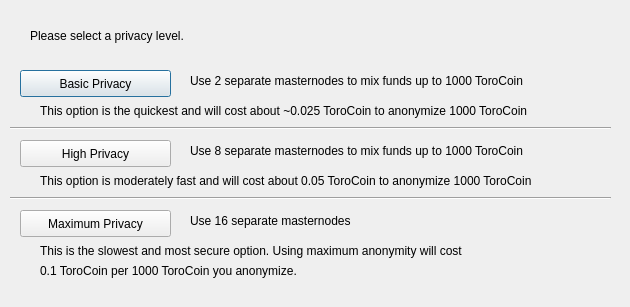
<?xml version="1.0" encoding="UTF-8"?>
<ui version="4.0">
 <class>DarksendConfig</class>
 <widget class="QDialog" name="DarksendConfig">
  <property name="geometry">
   <rect>
    <x>0</x>
    <y>0</y>
    <width>630</width>
    <height>307</height>
   </rect>
  </property>
  <property name="windowTitle">
   <string>Configure Darksend</string>
  </property>
  <widget class="QPushButton" name="buttonBasic">
   <property name="geometry">
    <rect>
     <x>20</x>
     <y>70</y>
     <width>151</width>
     <height>27</height>
    </rect>
   </property>
   <property name="text">
    <string>Basic Privacy</string>
   </property>
  </widget>
  <widget class="QPushButton" name="buttonHigh">
   <property name="geometry">
    <rect>
     <x>20</x>
     <y>140</y>
     <width>151</width>
     <height>27</height>
    </rect>
   </property>
   <property name="text">
    <string>High Privacy</string>
   </property>
  </widget>
  <widget class="QPushButton" name="buttonMax">
   <property name="geometry">
    <rect>
     <x>20</x>
     <y>210</y>
     <width>151</width>
     <height>27</height>
    </rect>
   </property>
   <property name="text">
    <string>Maximum Privacy</string>
   </property>
  </widget>
  <widget class="QLabel" name="label">
   <property name="geometry">
    <rect>
     <x>30</x>
     <y>20</y>
     <width>571</width>
     <height>31</height>
    </rect>
   </property>
   <property name="text">
    <string>Please select a privacy level.</string>
   </property>
  </widget>
  <widget class="QLabel" name="label_2">
   <property name="geometry">
    <rect>
     <x>190</x>
     <y>70</y>
     <width>421</width>
     <height>21</height>
    </rect>
   </property>
   <property name="text">
    <string>Use 2 separate masternodes to mix funds up to 1000 ToroCoin</string>
   </property>
  </widget>
  <widget class="QLabel" name="label_3">
   <property name="geometry">
    <rect>
     <x>190</x>
     <y>140</y>
     <width>411</width>
     <height>21</height>
    </rect>
   </property>
   <property name="text">
    <string>Use 8 separate masternodes to mix funds up to 1000 ToroCoin</string>
   </property>
  </widget>
  <widget class="QLabel" name="label_4">
   <property name="geometry">
    <rect>
     <x>190</x>
     <y>210</y>
     <width>421</width>
     <height>21</height>
    </rect>
   </property>
   <property name="text">
    <string>Use 16 separate masternodes</string>
   </property>
  </widget>
  <widget class="QLabel" name="label_6">
   <property name="geometry">
    <rect>
     <x>40</x>
     <y>100</y>
     <width>561</width>
     <height>21</height>
    </rect>
   </property>
   <property name="text">
    <string>This option is the quickest and will cost about ~0.025 ToroCoin to anonymize 1000 ToroCoin</string>
   </property>
  </widget>
  <widget class="QLabel" name="label_7">
   <property name="geometry">
    <rect>
     <x>40</x>
     <y>170</y>
     <width>561</width>
     <height>21</height>
    </rect>
   </property>
   <property name="text">
    <string>This option is moderately fast and will cost about 0.05 ToroCoin to anonymize 1000 ToroCoin</string>
   </property>
  </widget>
  <widget class="QLabel" name="label_8">
   <property name="geometry">
    <rect>
     <x>40</x>
     <y>240</y>
     <width>561</width>
     <height>21</height>
    </rect>
   </property>
   <property name="text">
    <string>This is the slowest and most secure option. Using maximum anonymity will cost</string>
   </property>
  </widget>
  <widget class="QLabel" name="label_9">
   <property name="geometry">
    <rect>
     <x>40</x>
     <y>260</y>
     <width>561</width>
     <height>21</height>
    </rect>
   </property>
   <property name="text">
    <string>0.1 ToroCoin per 1000 ToroCoin you anonymize.</string>
   </property>
  </widget>
  <widget class="Line" name="line">
   <property name="geometry">
    <rect>
     <x>10</x>
     <y>120</y>
     <width>601</width>
     <height>16</height>
    </rect>
   </property>
   <property name="orientation">
    <enum>Qt::Horizontal</enum>
   </property>
  </widget>
  <widget class="Line" name="line_2">
   <property name="geometry">
    <rect>
     <x>10</x>
     <y>190</y>
     <width>601</width>
     <height>16</height>
    </rect>
   </property>
   <property name="orientation">
    <enum>Qt::Horizontal</enum>
   </property>
  </widget>
 </widget>
 <resources/>
 <connections/>
</ui>
